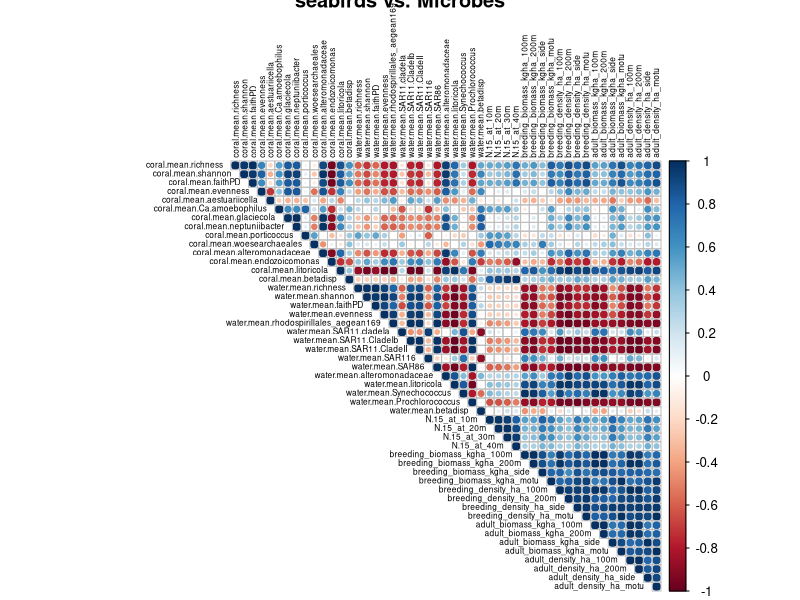

Source code (R):
##Microbiome data vs. seabirds and N15
library(plyr)
library(tidyverse)

#Bring in Microbes and seabird data

#seabirds <- read.csv("../output/n15_seabirds_combined_with_iti.csv", strip.white = T, header = T)
seabirds <- read.csv("../output/n15_seabirds_combined_no_iti.csv", strip.white = T, header = T)
microbes <- read.csv("../../microbiome_analyses/downstream_analyses/integration/output/nov2021_microbiome_metrics.csv")

#combine microbes into site averages

microbes <- microbes %>% mutate(site.name = recode(site.name, "A1" = "Aie_Protected", "A2" = 'Aie_Exposed',
                                                   "Re1" = "Reiono_Protected", "Re2" = "Reiono_Exposed", 
                                                   "Rm1" = "Rimatuu_Protected", "Rm2" = "Rimatuu_Exposed"))


microbes.sum <- ddply(microbes, c("sample.type", "site.name"), summarise,
                                   mean.richness = mean(Observed),
                      mean.shannon = mean(Shannon),
                      mean.faithPD = mean(FaithPD),
                      mean.evenness = mean(Evenness),
                      mean.Rhodospirillales_AEGEAN_169 = mean(RelAbund_Rhodospirillales_AEGEAN_169_marine_group),
                      mean.SAR11.CladeIa = mean(RelAbund_SAR11_CladeIa),
                      mean.SAR11.CladeIb = mean(RelAbund_SAR11_CladeIb),
                      mean.SAR11.CladeII = mean(RelAbund_SAR11_CladeII),
                      mean.SAR116 = mean(RelAbund_SAR116_Clade),
                      mean.SAR86 = mean(RelAbund_SAR86_Clade),
                      mean.Cellvibrionales_Aestuariicella = mean(RelAbund_Cellvibrionales_Aestuariicella),
                      mean.Ca.Ameobophilus = mean(RelAbund_Cytophagales_Candidatus_Amoebophilus),
                      mean.Glaciecola = mean(RelAbund_Alteromonadales_Glaciecola),
                      mean.Meptuniibacter = mean(RelAbund_Alteromonadales_Glaciecola),
                      mean.Porticoccus = mean(RelAbund_Cellvibrionales_Porticoccus),
                      mean.Woesearchaeales = mean(RelAbund_Woesearchaeales_SCGC_AAA286E23),
                      mean.Unc.Alteromonadaceae = mean(RelAbund_Uncultured_Alteromonadaceaeae),
                      mean.Endozoicomonas = mean(RelAbund_Endozoicomonas),
                      mean.Litoricola = mean(RelAbund_Litoricola),
                      mean.Synechococcus = mean(RelAbund_Synechococcus),
                      mean.Prochlorococcus = mean(RelAbund_Prochlorococcus),
                      mean.betadisp = mean(beta_dispersion_motu_islandside)
                                   
)

microbes.sum.coral <- microbes.sum %>% filter(sample.type == "coral")
microbes.sum.coral <- microbes.sum.coral %>% rename(c("coral.mean.richness" = "mean.richness", "coral.mean.shannon" = "mean.shannon",
                                                      "coral.mean.faithPD" = "mean.faithPD", "coral.mean.evenness" = "mean.evenness",
                                                      "coral.mean.aestuariicella" = "mean.Cellvibrionales_Aestuariicella", "coral.mean.Ca.amoebophilus" = "mean.Ca.Ameobophilus",
                                                      "coral.mean.glaciecola" = "mean.Glaciecola", "coral.mean.neptuniibacter" = "mean.Meptuniibacter", 
                                                      "coral.mean.porticoccus" = "mean.Porticoccus", "coral.mean.woesearchaeales" = "mean.Woesearchaeales", 
                                                      "coral.mean.alteromonadaceae" = "mean.Unc.Alteromonadaceae",
                                                      "coral.mean.endozoicomonas" = "mean.Endozoicomonas", "coral.mean.litoricola" = "mean.Litoricola",
                                                      "coral.mean.betadisp" = "mean.betadisp"))
microbes.sum.coral <- microbes.sum.coral[, -c(1,7:12, 22, 23)]

microbes.sum.water <- microbes.sum %>% filter(sample.type == "water")
microbes.sum.water <- microbes.sum.water %>% rename(c("water.mean.richness" = "mean.richness", "water.mean.shannon" = "mean.shannon",
                                                      "water.mean.faithPD" = "mean.faithPD", "water.mean.evenness" = "mean.evenness",
                                                      "water.mean.rhodospirillales_aegean169" = "mean.Rhodospirillales_AEGEAN_169", 
                                                      "water.mean.SAR11.cladeIa" = "mean.SAR11.CladeIa",
                                                      "water.mean.SAR11.CladeIb" = "mean.SAR11.CladeIb",
                                                      "water.mean.SAR11.CladeII" = "mean.SAR11.CladeII", "water.mean.SAR116" = "mean.SAR116", "water.mean.SAR86" = "mean.SAR86",
                                                      "water.mean.alteromonadaceae" = "mean.Unc.Alteromonadaceae",
                                                      "water.mean.litoricola" = "mean.Litoricola",
                                                      "water.mean.Synechococcus" = "mean.Synechococcus", "water.mean.Prochlorococcus" = "mean.Prochlorococcus",
                                                      "water.mean.betadisp" = "mean.betadisp"))
microbes.sum.water <- microbes.sum.water[, -c(1,13:18,20)]

microbes.all <- merge(microbes.sum.coral, microbes.sum.water, by = "site.name", all = TRUE, no.dups = TRUE)
View(microbes.all)
write.csv(microbes.all, "../output/microbes_summary_bysite.csv", row.names = FALSE)

##Combine microbes with seabirds from the seabirds_vs_n15 script *** This is a change in the code - double check & come back

microbes.seabirds <- merge(microbes.all, seabirds, by = "site.name", all = TRUE, no.dups = TRUE)
colnames(microbes.seabirds) 

##Create a matrix
data.matrix <- as.data.frame(microbes.seabirds[,2:50]) #Use only the numerical values


#Run a correlation test using the library corrplot
library(corrplot)

cor.mtest(data.matrix)
correlation.matrix <- cor(data.matrix, use = "pairwise.complete.obs")
write.csv(correlation.matrix, "../output/seabirds_mmicrobes_corrmatrix_with_iti.csv") #change to "_no_iti" if removing iti

pdf(file = "../output/seabirds_v_microbes_with_iti.pdf")

corrplot(cor(data.matrix, use = "pairwise.complete.obs"), type = "upper",
         addCoef.col = NULL, addCoefasPercent = FALSE, tl.col = "black", tl.cex = 0.5, title = "seabirds vs. Microbes")

dev.off()




